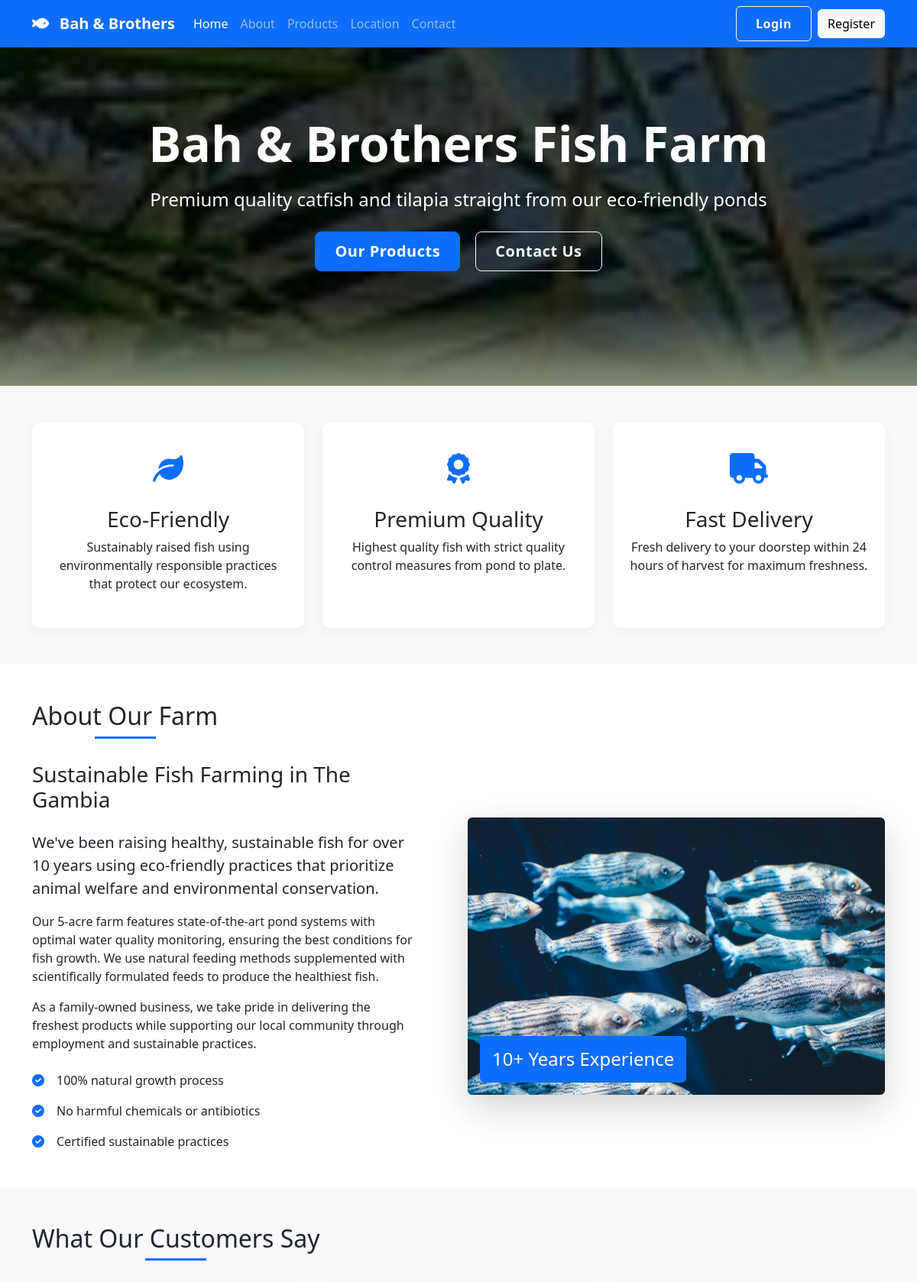
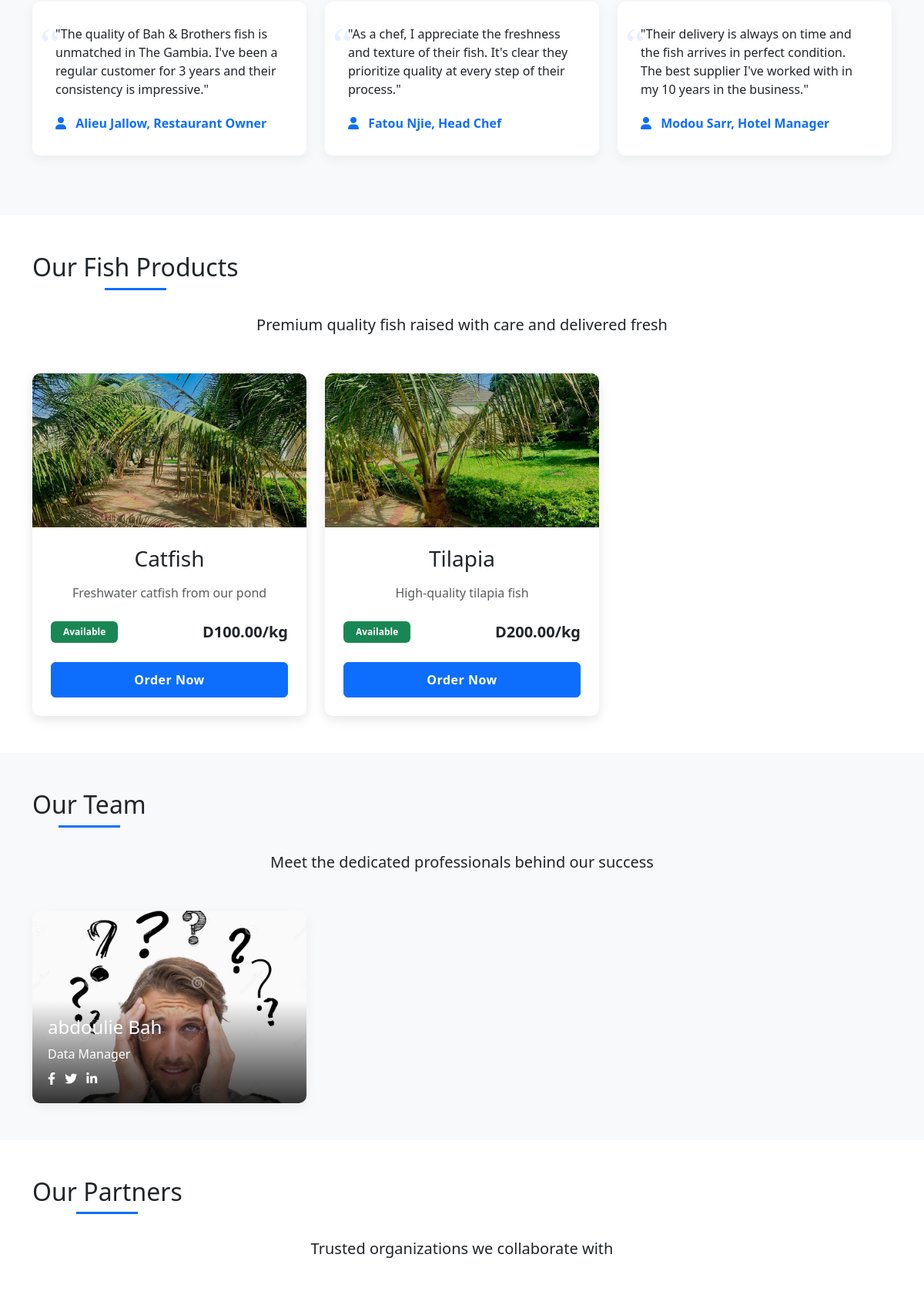
Screenshot of /welcome.php (upper part) with the database file from the repository (2 pictures, top to bottom).
### tables this page shows
CREATE TABLE `fish_types` (
  `id` int(11) NOT NULL,
  `name` varchar(50) NOT NULL,
  `description` text DEFAULT NULL,
  `price_per_kg` decimal(10,2) NOT NULL,
  `image_path` varchar(255) DEFAULT NULL
);

CREATE TABLE `team_members` (
  `id` int(11) NOT NULL,
  `name` varchar(100) NOT NULL,
  `position` varchar(100) NOT NULL,
  `photo_url` varchar(255) DEFAULT NULL,
  `facebook` varchar(255) DEFAULT NULL,
  `twitter` varchar(255) DEFAULT NULL,
  `linkedin` varchar(255) DEFAULT NULL,
  `position_order` int(11) DEFAULT 0
);

### welcome.php (the view, shortened to what this page needs)
<?php
require_once 'config.php';
$stmt = $pdo->query("SELECT * FROM fish_types");
$fishTypes = $stmt->fetchAll();
$stmt = $pdo->query("SELECT i.*, f.name FROM inventory i JOIN fish_types f ON i.fish_type_id = f.id");
$inventory = $stmt->fetchAll();
$teamMembers = $pdo->query("SELECT * FROM team_members ORDER BY position_order")->fetchAll();
?>
<!DOCTYPE html>
<html lang="en">
<head>
    <link href="https://cdn.jsdelivr.net/npm/bootstrap@5.3.0/dist/css/bootstrap.min.css" rel="stylesheet">
    <link rel="stylesheet" href="https://cdnjs.cloudflare.com/ajax/libs/font-awesome/6.0.0/css/all.min.css">
    <link rel="stylesheet" href="https://cdnjs.cloudflare.com/ajax/libs/animate.css/4.1.1/animate.min.css">
</head>
<body>
    <nav class="navbar navbar-expand-lg navbar-dark bg-primary fixed-top nav-shadow">
        <div class="container">
            <a class="navbar-brand" href="welcome.php">
                <i class="fas fa-fish me-2"></i> <strong>Bah & Brothers</strong>
            </a>
            <div class="collapse navbar-collapse" id="navbarNav">
                <ul class="navbar-nav me-auto">
                    <li class="nav-item">
                        <a class="nav-link active" href="#home">Home</a>
                    </li>
                    <li class="nav-item">
                        <a class="nav-link" href="#about">About</a>
                    </li>
                    <li class="nav-item">
                        <a class="nav-link" href="#products">Products</a>
                    </li>
                    <li class="nav-item">
                        <a class="nav-link" href="#location">Location</a>
                    </li>
                    <li class="nav-item">
                        <a class="nav-link" href="#contact">Contact</a>
                    </li>
                </ul>
                <a href="login.php" class="btn btn-outline-light me-2">Login</a>
                <a href="register.php" class="btn btn-light">Register</a>
            </div>
        </div>
    </nav>
    <section class="hero-section" id="home">
        <div class="container hero-content">
            <h1 class="display-3 fw-bold mb-3 animate__animated animate__fadeInDown">Bah & Brothers Fish Farm</h1>
            <p class="lead mb-4 fs-4 animate__animated animate__fadeIn animate__delay-1s">Premium quality catfish and tilapia straight from our eco-friendly ponds</p>
            <div class="animate__animated animate__fadeIn animate__delay-2s">
                <a href="#products" class="btn btn-primary btn-lg me-3">Our Products</a>
                <a href="#contact" class="btn btn-outline-light btn-lg">Contact Us</a>
            </div>
        </div>
    </section>
    <section class="py-5 bg-light">
        <div class="container">
            <div class="row g-4">
                <div class="col-md-4">
                    <div class="feature-box animate__animated animate__fadeInUp">
                        <div class="feature-icon">
                            <i class="fas fa-leaf"></i>
                        </div>
                        <h3>Eco-Friendly</h3>
                        <p>Sustainably raised fish using environmentally responsible practices that protect our ecosystem.</p>
                    </div>
                </div>
                <div class="col-md-4">
                    <div class="feature-box animate__animated animate__fadeInUp animate__delay-1s">
                        <div class="feature-icon">
                            <i class="fas fa-award"></i>
                        </div>
                        <h3>Premium Quality</h3>
                        <p>Highest quality fish with strict quality control measures from pond to plate.</p>
                    </div>
                </div>
                <div class="col-md-4">
                    <div class="feature-box animate__animated animate__fadeInUp animate__delay-2s">
                        <div class="feature-icon">
                            <i class="fas fa-truck"></i>
                        </div>
                        <h3>Fast Delivery</h3>
                        <p>Fresh delivery to your doorstep within 24 hours of harvest for maximum freshness.</p>
                    </div>
                </div>
            </div>
        </div>
    </section>
    <section class="py-5" id="about">
        <div class="container">
            <h2 class="text-center section-title animate__animated animate__fadeIn">About Our Farm</h2>
            <div class="row align-items-center">
                <div class="col-lg-6 mb-4 mb-lg-0 animate__animated animate__fadeInLeft">
                    <div class="pe-lg-5">
                        <h3 class="mb-4">Sustainable Fish Farming in The Gambia</h3>
                        <p class="lead">We've been raising healthy, sustainable fish for over 10 years using eco-friendly practices that prioritize animal welfare and environmental conservation.</p>
                        <p>Our 5-acre farm features state-of-the-art pond systems with optimal water quality monitoring, ensuring the best conditions for fish growth. We use natural feeding methods supplemented with scientifically formulated feeds to produce the healthiest fish.</p>
                        <p>As a family-owned business, we take pride in delivering the freshest products while supporting our local community through employment and sustainable practices.</p>
                        <div class="mt-4">
                            <div class="d-flex align-items-center mb-3">
                                <i class="fas fa-check-circle text-primary me-3"></i>
                                <span>100% natural growth process</span>
                            </div>
                            <div class="d-flex align-items-center mb-3">
                                <i class="fas fa-check-circle text-primary me-3"></i>
                                <span>No harmful chemicals or antibiotics</span>
                            </div>
                            <div class="d-flex align-items-center">
                                <i class="fas fa-check-circle text-primary me-3"></i>
                                <span>Certified sustainable practices</span>
                            </div>
                        </div>
                    </div>
                </div>
                <div class="col-lg-6 animate__animated animate__fadeInRight">
                    <div class="position-relative">
                        <img src="images/header_fishes_image.jpg" alt="Our Fish Farm" class="img-fluid rounded shadow-lg">
                        <div class="position-absolute bottom-0 start-0 bg-primary text-white p-3 m-3 rounded">
                            <h4 class="mb-0">10+ Years Experience</h4>
                        </div>
                    </div>
                </div>
            </div>
        </div>
    </section>
    <section class="py-5 bg-light">
        <div class="container">
            <h2 class="text-center section-title">What Our Customers Say</h2>
            <div class="row">
                <div class="col-md-4">
                    <div class="testimonial-card">
                        <p>"The quality of Bah & Brothers fish is unmatched in The Gambia. I've been a regular customer for 3 years and their consistency is impressive."</p>
                        <div class="testimonial-author">
                            <i class="fas fa-user me-2"></i> Alieu Jallow, Restaurant Owner
                        </div>
                    </div>
                </div>
                <div class="col-md-4">
                    <div class="testimonial-card">
                        <p>"As a chef, I appreciate the freshness and texture of their fish. It's clear they prioritize quality at every step of their process."</p>
                        <div class="testimonial-author">
                            <i class="fas fa-user me-2"></i> Fatou Njie, Head Chef
                        </div>
                    </div>
                </div>
                <div class="col-md-4">
                    <div class="testimonial-card">
                        <p>"Their delivery is always on time and the fish arrives in perfect condition. The best supplier I've worked with in my 10 years in the business."</p>
                        <div class="testimonial-author">
                            <i class="fas fa-user me-2"></i> Modou Sarr, Hotel Manager
                        </div>
                    </div>
                </div>
            </div>
        </div>
    </section>
    <section class="py-5" id="products">
        <div class="container">
            <h2 class="text-center section-title">Our Fish Products</h2>
            <p class="text-center mb-5 lead">Premium quality fish raised with care and delivered fresh</p>
            <div class="row g-4">
                <?php foreach ($fishTypes as $fish):
                    $available = 0;
                    foreach ($inventory as $item) {
                        if ($item['fish_type_id'] == $fish['id']) {
                            $available = $item['quantity_kg'];
                            break;
                        }
                    }
                ?>
                    <div class="col-md-4">
                        <div class="card fish-card">
                            <?php if (!empty($fish['image_path'])): ?>
                                <img src="<?= htmlspecialchars($fish['image_path']) ?>" class="card-img-top" alt="<?= htmlspecialchars($fish['name']) ?>" style="height: 200px; object-fit: cover;">
                            <?php else: ?>
                                <div class="fish-icon p-4">
                                    <i class="fas fa-fish"></i>
                                </div>
                            <?php endif; ?>
                            <div class="card-body text-center p-4">
                                <h3 class="mb-3"><?= htmlspecialchars($fish['name']) ?></h3>
                                <p class="text-muted mb-4"><?= htmlspecialchars($fish['description']) ?></p>
                                <div class="d-flex justify-content-between align-items-center">
                                    <span class="badge bg-<?= $available > 0 ? 'success' : 'danger' ?> px-3 py-2">
                                        <?= $available > 0 ? 'Available' : 'Out of Stock' ?>
                                    </span>
                                    <span class="fw-bold fs-5">D<?= number_format($fish['price_per_kg'], 2) ?>/kg</span>
                                </div>
                                <?php if ($available > 0): ?>
                                    <a href="login.php" class="btn btn-primary mt-4 w-100">Order Now</a>
                                <?php else: ?>
                                    <button class="btn btn-secondary mt-4 w-100" disabled>Notify When Available</button>
                                <?php endif; ?>
                            </div>
                        </div>
                    </div>
                <?php endforeach; ?>
            </div>
        </div>
    </section>
    <section class="py-5 team-section" id="team">
        <div class="container">
            <h2 class="text-center section-title">Our Team</h2>
            <p class="text-center mb-5 lead">Meet the dedicated professionals behind our success</p>
            <div class="row g-4">
                <?php
                $teamMembers = $pdo->query("SELECT * FROM team_members ORDER BY position_order")->fetchAll();
                foreach ($teamMembers as $member): ?>
                    <div class="col-md-4">
                        <div class="team-card">
                            <img src="<?= htmlspecialchars($member['photo_url']) ?>" class="team-img" alt="<?= htmlspecialchars($member['name']) ?>">
                            <div class="team-overlay">
                                <h4><?= htmlspecialchars($member['name']) ?></h4>
                                <p class="mb-1"><?= htmlspecialchars($member['position']) ?></p>
                                <div class="social-links mt-2">
                                    <?php if (!empty($member['facebook'])): ?>
                                        <a href="<?= htmlspecialchars($member['facebook']) ?>" class="text-white me-2"><i class="fab fa-facebook-f"></i></a>
                                    <?php endif; ?>
                                    <?php if (!empty($member['twitter'])): ?>
                                        <a href="<?= htmlspecialchars($member['twitter']) ?>" class="text-white me-2"><i class="fab fa-twitter"></i></a>
                                    <?php endif; ?>
                                    <?php if (!empty($member['linkedin'])): ?>
                                        <a href="<?= htmlspecialchars($member['linkedin']) ?>" class="text-white"><i class="fab fa-linkedin-in"></i></a>
                                    <?php endif; ?>
                                </div>
                            </div>
                        </div>
                    </div>
                <?php endforeach; ?>
            </div>
        </div>
    </section>
    <section class="py-5" id="partners">
        <div class="container">
            <h2 class="text-center section-title">Our Partners</h2>
            <p class="text-center mb-5 lead">Trusted organizations we collaborate with</p>
            <div class="row g-4">
                <?php
                $partners = $pdo->query("SELECT * FROM partners ORDER BY name")->fetchAll();
                foreach ($partners as $partner): ?>
                    <div class="col-md-3 col-6">
                        <div class="text-center p-3">
                        </div>
                    </div>
                <?php endforeach; ?>
            </div>
        </div>
    </section>
</body>
</html>

### rows the page displays
fish_types: image_path (picture), name "Catfish", description "Freshwater catfish from our pond", price_per_kg "100.00"
fish_types: image_path (picture), name "Tilapia", description "High-quality tilapia fish", price_per_kg "200.00"
team_members: photo_url (picture), name "abdoulie Bah", position "Data Manager"
